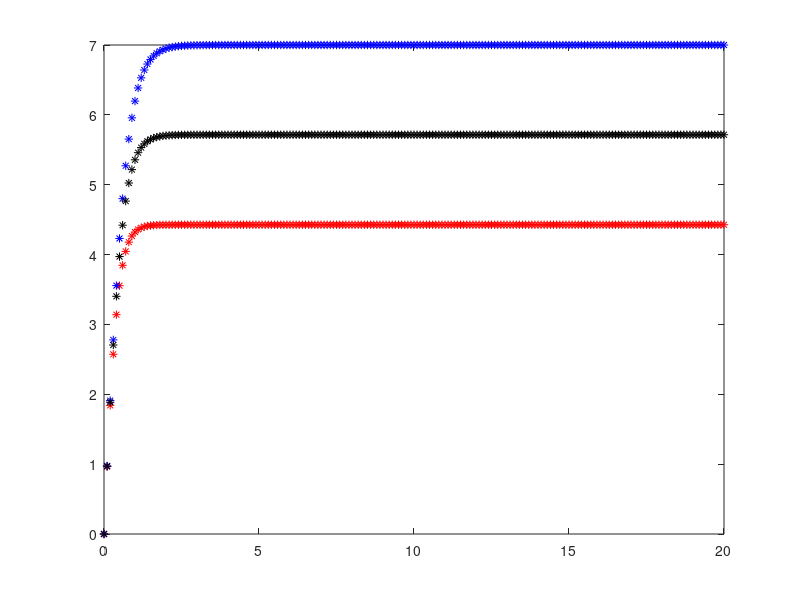

Write MATLAB code to recreate this figure.
clear all;
close all;
clf;
c=0.5;
m=1;
g=9.8;
t=0:.1:20;
c2=0.2;
c3=0.3;
v=sqrt(m*g/c)*tanh(sqrt(c*g/m)*t);
v2=sqrt(m*g/c2)*tanh(sqrt(c2*g/m)*t);
v3=sqrt(m*g/c3)*tanh(sqrt(c3*g/m)*t);
plot(t,v,'r*',t,v2,'b*',t,v3,'k*')